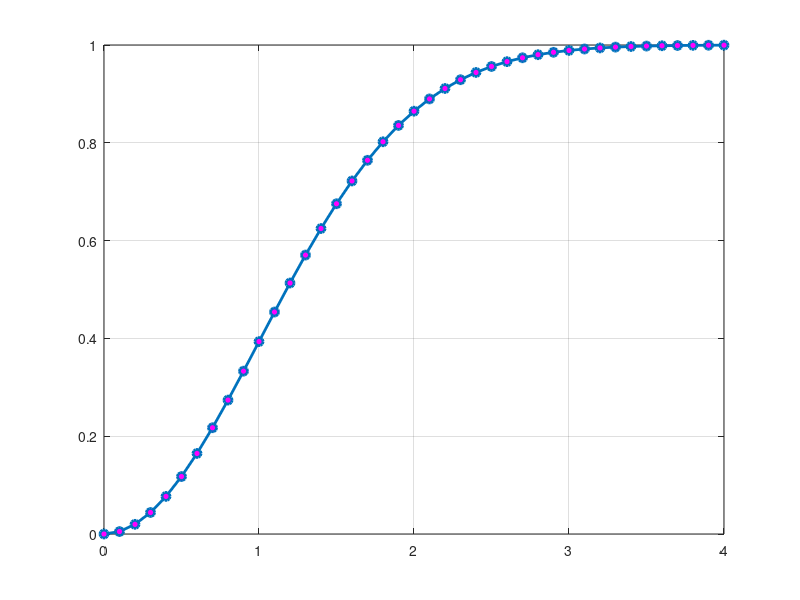
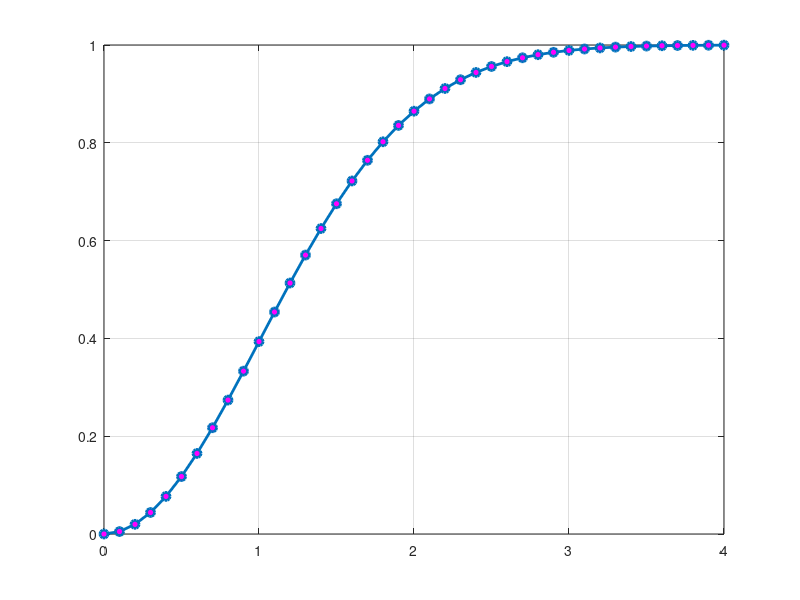

Write MATLAB code to recreate these figures, in order.
clear all;
close all hidden;

%paperwhite=[241, 240, 235]./255;
X=[0:0.1:4]; 
Y=1-exp(-[X].^2./2);
figure;
B=plot(X,Y);
grid on;
set(gcf, 'Color', [0.501960813999176030 0.501960813999176030 0.501960813999176030]);
set(gca, 'Color', [0.831372559070587160 0.815686285495758060 0.784313738346099850]);

set(B, 'Marker', 'o', 'MarkerFaceColor', [1 0 1], 'MarkerSize', 6.0)
set(B, 'LineWidth', 2.0)

X2=[-4:0.1:4];
Y2=normcdf(X, 0, 0.5);
figure;
plot(X,Y);
grid on;
set(gcf, 'Color', [0.501960813999176030 0.501960813999176030 0.501960813999176030]);
set(gca, 'Color', [0.831372559070587160 0.815686285495758060 0.784313738346099850]);
B2=findall(gca, 'Type', 'line');
set(B2, 'Marker', 'o', 'MarkerFaceColor', [1 0 1], 'MarkerSize', 6.0)
set(B2, 'LineWidth', 2.0)
